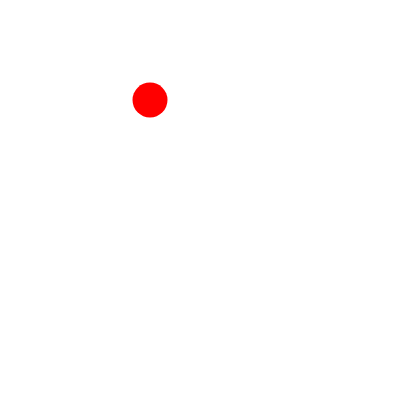
Frame 1 (no input)
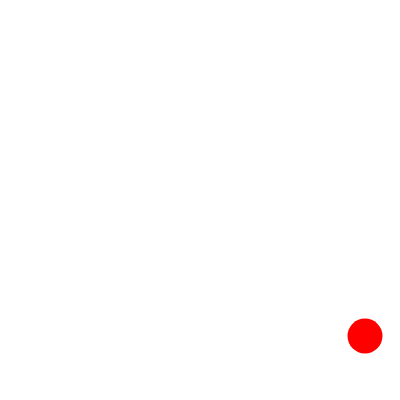
Frame 60 (no input)
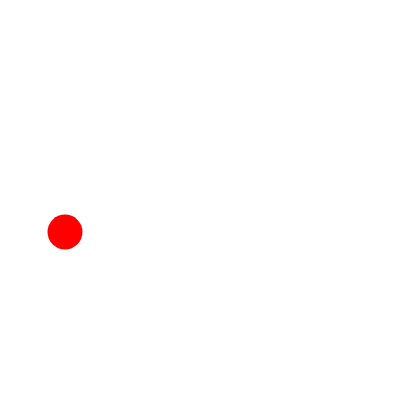
Frame 120 (the mouse pressed at the canvas centre since frame 60)

The p5.js sketch that drew these frames (run headless with seeded random() and noise() and a simulated clock; from frame 60 on, the mouse is pressed at the canvas centre):

// p5.js sketch
// ── sketch.js
var x = 150;
var y = 100;
var xspeed = 5;
var yspeed = 4;

function setup() {
  createCanvas(400, 400);
}

function draw() {
  background(255);
  noStroke();
  fill(255,0,0);
  ellipse(x, y, 35,35);
  
  x += xspeed;
  y += yspeed;
  
  if (x< 0 || x> width){
    xspeed *= -1;
  }
  
  if( y < 0 || y > height){
    yspeed *= -1;
  }
  
}
